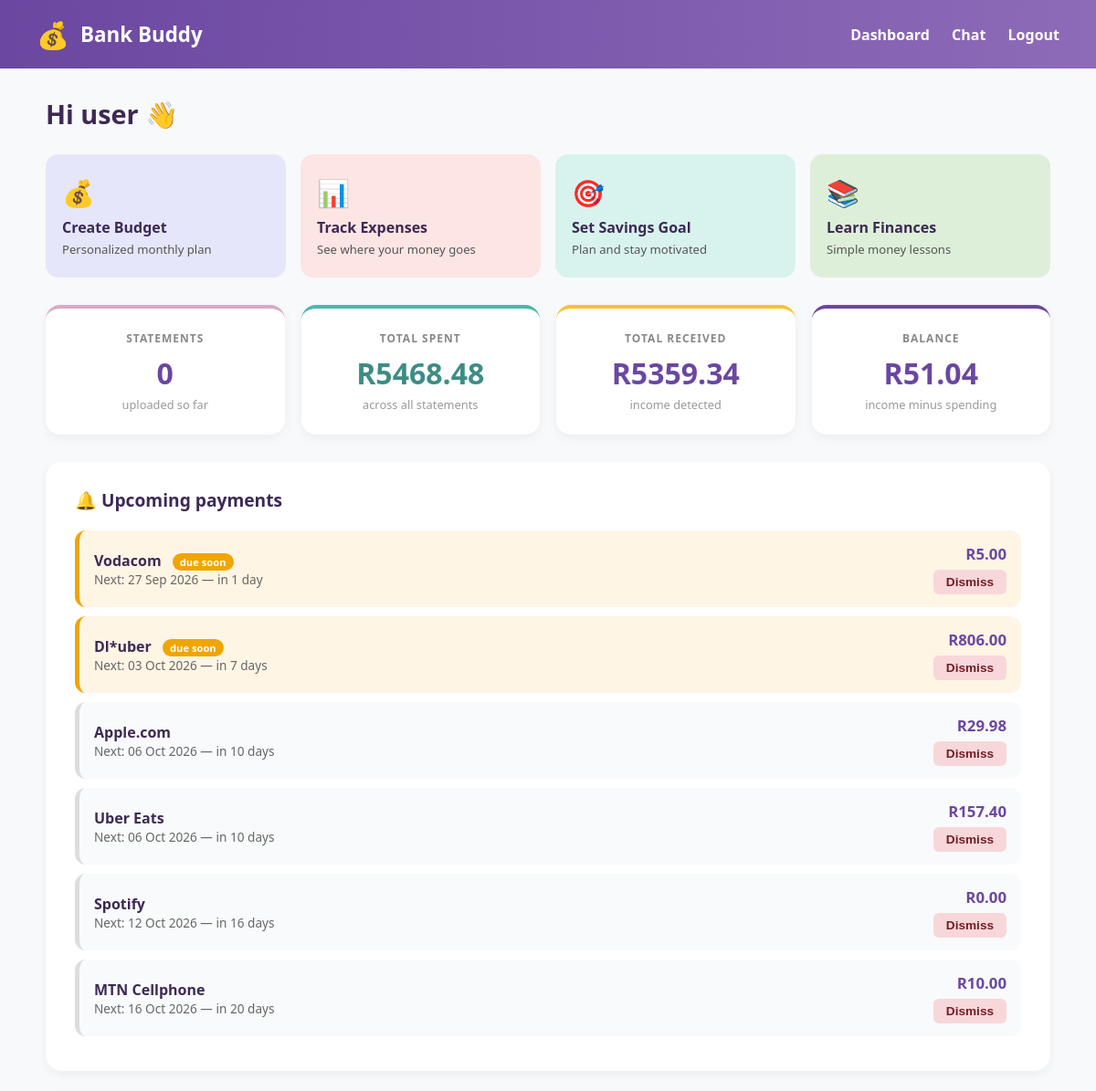
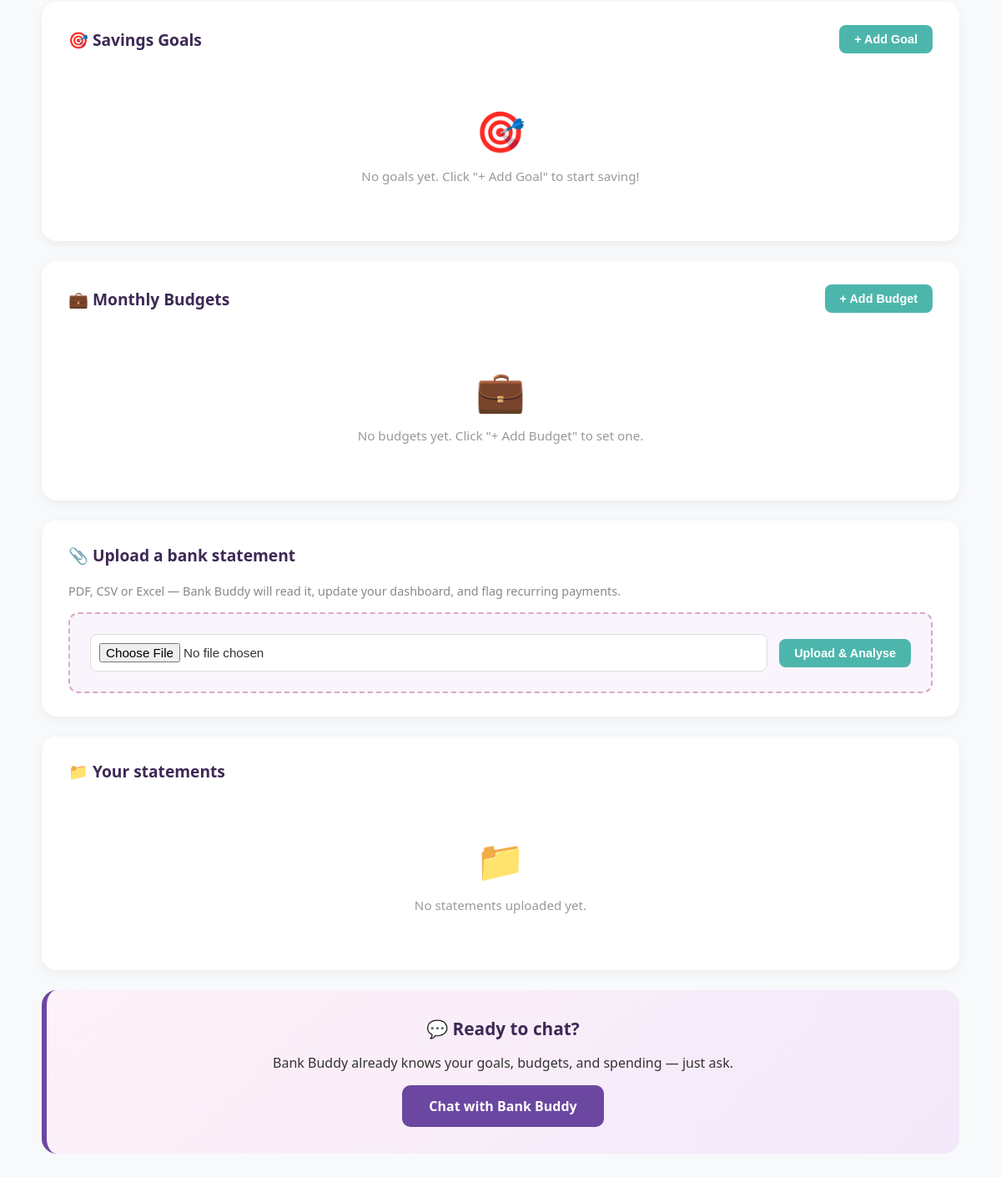
Page /agent (signed in) on the committed database (2 pictures, top to bottom).
### app/models.py (models this page shows, shortened)
class User(db.Model, UserMixin):
    id = db.Column(db.Integer, primary_key=True)
    username = db.Column(db.String(20), unique=True, nullable=False)
    email = db.Column(db.String(120), unique=True, nullable=False)
    password_hash = db.Column(db.String(255), nullable=False)
    accepted_terms = db.Column(db.Boolean, default=False, nullable=False)
    accepted_terms_at = db.Column(db.DateTime, nullable=True)
    data_consent = db.Column(db.Boolean, default=False, nullable=False)
    created_at = db.Column(db.DateTime, default=datetime.utcnow)
    documents = db.relationship('UserDocument', backref='owner', lazy=True, cascade="all, delete-orphan")
    goals = db.relationship('SavingsGoal', backref='owner', lazy=True, cascade="all, delete-orphan")
    budgets = db.relationship('Budget', backref='owner', lazy=True, cascade="all, delete-orphan")
    debit_orders = db.relationship('DebitOrder', backref='owner', lazy=True, cascade="all, delete-orphan")
    statement_summary = db.relationship('StatementSummary', backref='owner', uselist=False, cascade="all, delete-orphan")

class StatementSummary(db.Model):
    id = db.Column(db.Integer, primary_key=True)
    total_spent = db.Column(db.Float, default=0.0)
    total_received = db.Column(db.Float, default=0.0)
    balance = db.Column(db.Float, default=0.0)
    top_categories_json = db.Column(db.Text, default="[]")  # JSON string
    updated_at = db.Column(db.DateTime, default=datetime.utcnow, onupdate=datetime.utcnow)
    user_id = db.Column(db.Integer, db.ForeignKey('user.id'), nullable=False, unique=True)

class DebitOrder(db.Model):
    id = db.Column(db.Integer, primary_key=True)
    name = db.Column(db.String(120), nullable=False)
    amount = db.Column(db.Float, nullable=False)
    day_of_month = db.Column(db.Integer, nullable=True)  # day of month it recurs
    next_due = db.Column(db.Date, nullable=True)
    last_seen = db.Column(db.Date, nullable=True)
    user_id = db.Column(db.Integer, db.ForeignKey('user.id'), nullable=False)

### app/routes.py (the view)
@agent_bp.route("/agent", methods=['GET', 'POST'])
@login_required
def agent_dashboard():
    if 'conversation_history' not in session:
        session['conversation_history'] = []
    documents = UserDocument.query.filter_by(user_id=current_user.id).order_by(UserDocument.uploaded_at.desc()).all()
    goals = SavingsGoal.query.filter_by(user_id=current_user.id).order_by(SavingsGoal.created_at.desc()).all()
    budgets = Budget.query.filter_by(user_id=current_user.id).order_by(Budget.created_at.desc()).all()
    summary = StatementSummary.query.filter_by(user_id=current_user.id).first()
    debits = DebitOrder.query.filter_by(user_id=current_user.id).order_by(DebitOrder.next_due.asc()).all()
    today = date.today()
    debit_rows = []
    for d in debits:
        days_until = (d.next_due - today).days if d.next_due else None
        debit_rows.append({
            'id': d.id,
            'name': d.name,
            'amount': d.amount,
            'next_due': d.next_due,
            'days_until': days_until,
            'due_soon': days_until is not None and 0 <= days_until <= 7
        })
    return render_template(
        'agent_dashboard.html',
        documents=documents,
        goals=goals,
        budgets=budgets,
        summary=summary,
        debit_rows=debit_rows
    )

### app/models.py (called while the page is built)
@login_manager.user_loader
def load_user(user_id):
    return User.query.get(int(user_id))

### app/templates/agent_dashboard.html (shortened to what this page needs)
{% extends "base.html" %}
{% block content %}
<h2 class="greeting">Hi {{ current_user.username }} 👋</h2>
<div class="actions-grid">
  <button class="action-tab action-budget" data-preset="budget">
    <span class="action-icon">💰</span><span class="action-title">Create Budget</span>
    <span class="action-sub">Personalized monthly plan</span>
  </button>
  <button class="action-tab action-expenses" data-preset="expenses">
    <span class="action-icon">📊</span><span class="action-title">Track Expenses</span>
    <span class="action-sub">See where your money goes</span>
  </button>
  <button class="action-tab action-savings" data-preset="savings">
    <span class="action-icon">🎯</span><span class="action-title">Set Savings Goal</span>
    <span class="action-sub">Plan and stay motivated</span>
  </button>
  <button class="action-tab action-learn" data-preset="learn">
    <span class="action-icon">📚</span><span class="action-title">Learn Finances</span>
    <span class="action-sub">Simple money lessons</span>
  </button>
</div>
<div class="stats-grid">
  <div class="stat-box">
    <div class="stat-label">Statements</div>
    <div class="stat-value" id="stat-count">{{ documents|length }}</div>
    <div class="stat-sub">uploaded so far</div>
  </div>
  <div class="stat-box">
    <div class="stat-label">Total Spent</div>
    <div class="stat-value">R{{ '%.2f'|format(summary.total_spent) if summary else '0.00' }}</div>
    <div class="stat-sub">across all statements</div>
  </div>
  <div class="stat-box">
    <div class="stat-label">Total Received</div>
    <div class="stat-value">R{{ '%.2f'|format(summary.total_received) if summary else '0.00' }}</div>
    <div class="stat-sub">income detected</div>
  </div>
  <div class="stat-box">
    <div class="stat-label">Balance</div>
    <div class="stat-value">R{{ '%.2f'|format(summary.balance) if summary else '0.00' }}</div>
    <div class="stat-sub">income minus spending</div>
  </div>
</div>
{% if debit_rows %}
<div class="section-box">
  <div class="section-head"><h3>🔔 Upcoming payments</h3></div>
  {% for d in debit_rows %}
    <div class="debit-row {% if d.days_until is not none and d.days_until < 0 %}overdue{% elif d.due_soon %}due-soon{% endif %}">
      <div>
        <div class="debit-name">
          {{ d.name }}
          {% if d.due_soon %}<span class="debit-badge">due soon</span>{% endif %}
        </div>
        <div class="debit-meta">
          {% if d.next_due %}
            Next: {{ d.next_due.strftime('%d %b %Y') }}
            {% if d.days_until is not none %}
              — {% if d.days_until < 0 %}overdue by {{ -d.days_until }} day{{ 's' if d.days_until|abs != 1 }}
              {% elif d.days_until == 0 %}due today
              {% else %}in {{ d.days_until }} day{{ 's' if d.days_until != 1 }}
              {% endif %}
            {% endif %}
          {% endif %}
        </div>
      </div>
      <div style="text-align: right;">
        <div class="debit-amount">R{{ '%.2f'|format(d.amount) }}</div>
        <button class="doc-delete debit-dismiss" data-id="{{ d.id }}" style="margin-top: 6px;">Dismiss</button>
      </div>
    </div>
  {% endfor %}
</div>
{% endif %}
<div class="section-box">
  <div class="section-head">
    <h3>🎯 Savings Goals</h3>
    <button class="btn-teal" id="add-goal-btn">+ Add Goal</button>
  </div>
  <div id="goals-list">
    {% if goals %}
      {% for g in goals %}
        <div class="doc-item" id="goal-{{ g.id }}">
          <div class="doc-info">
            <strong>{{ g.name }}</strong>
            <span>Target: R{{ '%.2f'|format(g.target_amount) }}{% if g.target_date %} • by {{ g.target_date }}{% endif %}</span>
          </div>
          <button class="doc-delete goal-delete" data-id="{{ g.id }}">Delete</button>
        </div>
      {% endfor %}
    {% else %}
      <div class="empty-state"><span class="empty-icon">🎯</span><p>No goals yet. Click "+ Add Goal" to start saving!</p></div>
    {% endif %}
  </div>
</div>
<div class="section-box">
  <div class="section-head">
    <h3>💼 Monthly Budgets</h3>
    <button class="btn-teal" id="add-budget-btn">+ Add Budget</button>
  </div>
  <div id="budgets-list">
    {% if budgets %}
      {% for b in budgets %}
        <div class="doc-item" id="budget-{{ b.id }}">
          <div class="doc-info">
            <strong>{{ b.category }}</strong>
            <span>R{{ '%.2f'|format(b.monthly_limit) }} / month</span>
          </div>
          <button class="doc-delete budget-delete" data-id="{{ b.id }}">Delete</button>
        </div>
      {% endfor %}
    {% else %}
      <div class="empty-state"><span class="empty-icon">💼</span><p>No budgets yet. Click "+ Add Budget" to set one.</p></div>
    {% endif %}
  </div>
</div>
<div class="section-box">
  <div class="section-head"><h3>📎 Upload a bank statement</h3></div>
  <p style="color: #888; margin: 0 0 16px 0; font-size: .9rem;">PDF, CSV or Excel — Bank Buddy will read it, update your dashboard, and flag recurring payments.</p>
  <form id="upload-form" enctype="multipart/form-data">
    <div class="upload-area">
      <input type="file" id="statement-file" name="document" accept=".pdf,.csv,.xlsx,.xls,.txt">
      <button type="submit" class="btn-teal">Upload &amp; Analyse</button>
    </div>
  </form>
</div>
<div class="section-box">
  <div class="section-head"><h3>📁 Your statements</h3></div>
  <div id="statements-list">
    {% if documents %}
      {% for doc in documents %}
        <div class="doc-item" id="doc-{{ doc.id }}">
          <div class="doc-info">
            <strong>{{ doc.filename }}</strong>
            <span>{{ doc.uploaded_at.strftime('%Y-%m-%d %H:%M') }}</span>
          </div>
          <button class="doc-delete doc-delete-btn" data-id="{{ doc.id }}">Delete</button>
        </div>
      {% endfor %}
    {% else %}
      <div class="empty-state"><span class="empty-icon">📁</span><p>No statements uploaded yet.</p></div>
    {% endif %}
  </div>
</div>
<div class="chat-callout">
  <h3>💬 Ready to chat?</h3>
  <p>Bank Buddy already knows your goals, budgets, and spending — just ask.</p>
  <a href="{{ url_for('agent.agent_chat') }}" class="btn-purple">Chat with Bank Buddy</a>
</div>
{% endblock %}

### app/templates/base.html (shortened to what this page needs)
<!DOCTYPE html>
<html lang="en">
<head>
</head>
<body>
    <div class="header">
        <div class="brand">
            <span style="font-size:1.8rem;">💰</span>
            <h1>Bank Buddy</h1>
        </div>
        <div>
            {% if current_user.is_authenticated %}
                <a href="{{ url_for('agent.agent_dashboard') }}">Dashboard</a>
                <a href="{{ url_for('agent.agent_chat') }}">Chat</a>
                <a href="{{ url_for('auth.logout') }}">Logout</a>
            {% else %}
                <a href="{{ url_for('auth.login') }}">Login</a>
                <a href="{{ url_for('auth.register') }}">Register</a>
            {% endif %}
        </div>
    </div>
    <div class="container">
        {% block content %}{% endblock %}
    </div>
</body>
</html>

### app/templates/base.html (style rules this page uses)
body { font-family: 'Segoe UI', Tahoma, Geneva, Verdana, sans-serif; margin: 0; padding: 0; background-color: #F8F9FA; color: #333; }
.header { background: linear-gradient(90deg, #6b47a1, #8e6bb8); color: white; padding: 18px 40px; display: flex; justify-content: space-between; align-items: center; }
.header h1 { margin: 0; font-weight: 800; font-size: 1.4rem; }
.header .brand { display: flex; align-items: center; gap: 12px; }
.header a { color: white; text-decoration: none; margin-left: 20px; font-weight: 600; }
.container { max-width: 1100px; margin: 30px auto; padding: 0 20px; }

### app/templates/agent_dashboard.html (style rules this page uses)
.greeting { font-size: 1.8rem; font-weight: 800; color: #3d2955; margin: 0 0 25px 0; }
.actions-grid { display: grid; grid-template-columns: repeat(auto-fit, minmax(180px, 1fr)); gap: 16px; margin-bottom: 30px; }
.action-tab { border: none; border-radius: 14px; padding: 22px 18px; text-align: left; cursor: pointer; font-family: inherit; transition: transform .15s, box-shadow .15s; }
.action-icon { font-size: 1.8rem; display: block; margin-bottom: 8px; }
.action-title { font-weight: 800; color: #3d2955; font-size: 1rem; display: block; margin-bottom: 4px; }
.action-sub { font-size: .82rem; color: #555; }
.action-budget { background: #E6E6FA; }
.action-expenses { background: #FCE5E3; }
.action-savings { background: #D8F3EE; }
.action-learn { background: #DDEFD9; }
.stats-grid { display: grid; grid-template-columns: repeat(auto-fit, minmax(180px, 1fr)); gap: 18px; margin-bottom: 30px; }
.stat-box { background: white; border-radius: 16px; padding: 24px 18px; text-align: center; box-shadow: 0 4px 12px rgba(0,0,0,.05); border-top: 4px solid #d8a9c8; }
.stat-box:nth-child(2) { border-top-color: #4db6ac; }
.stat-box:nth-child(3) { border-top-color: #f9c22e; }
.stat-box:nth-child(4) { border-top-color: #6b47a1; }
.stat-label { text-transform: uppercase; letter-spacing: 1px; font-size: .75rem; color: #888; font-weight: 700; margin-bottom: 8px; }
.stat-value { font-size: 2rem; font-weight: 800; color: #6b47a1; margin-bottom: 4px; }
.stat-box:nth-child(2) .stat-value { color: #3d8d84; }
.stat-sub { font-size: .8rem; color: #999; }
.section-box { background: white; border-radius: 18px; padding: 28px 32px; margin-bottom: 24px; box-shadow: 0 4px 12px rgba(0,0,0,.05); }
.section-head { display: flex; justify-content: space-between; align-items: center; margin-bottom: 20px; }
.section-head h3 { font-size: 1.2rem; font-weight: 800; color: #3d2955; margin: 0; }
.btn-teal { background: #4db6ac; color: white; padding: 9px 18px; border-radius: 8px; border: none; font-weight: 700; font-size: .9rem; cursor: pointer; }
.empty-state { text-align: center; padding: 40px 20px; color: #999; }
.empty-state .empty-icon { font-size: 3rem; display: block; margin-bottom: 12px; }
.empty-state p { margin: 0; font-size: .95rem; }
.upload-area { border: 2px dashed #d8a9c8; border-radius: 12px; padding: 24px; background: #faf5fc; display: flex; align-items: center; gap: 14px; flex-wrap: wrap; }
.upload-area input[type="file"] { flex: 1; padding: 10px; border: 1px solid #ddd; border-radius: 8px; background: white; font-size: .95rem; }
.chat-callout { background: linear-gradient(135deg, #fdf2f8, #f3e8fa); border-left: 6px solid #6b47a1; border-radius: 18px; padding: 32px; text-align: center; margin-bottom: 24px; }
.chat-callout h3 { font-size: 1.3rem; font-weight: 800; color: #3d2955; margin: 0 0 8px 0; }
.btn-purple { background: #6b47a1; color: white; padding: 14px 32px; border-radius: 10px; font-weight: 700; font-size: 1rem; border: none; cursor: pointer; text-decoration: none; display: inline-block; }
.doc-delete { background: #f8d7da; color: #721c24; border: none; padding: 6px 14px; border-radius: 6px; cursor: pointer; font-size: .85rem; font-weight: 600; }
.debit-row { display: flex; justify-content: space-between; align-items: center; padding: 14px 16px; border-radius: 12px; margin-bottom: 10px; background: #f9fafb; border-left: 5px solid #ddd; }
.debit-row.due-soon { background: #fff5e5; border-left-color: #f0a500; }
.debit-name { font-weight: 700; color: #3d2955; }
.debit-meta { font-size: .85rem; color: #666; }
.debit-amount { font-weight: 800; color: #6b47a1; font-size: 1.05rem; }
.debit-badge { display: inline-block; background: #f0a500; color: white; padding: 2px 8px; border-radius: 10px; font-size: .7rem; font-weight: 700; margin-left: 8px; }

### rows in the picture
User: username "user"
StatementSummary: total_spent "5468.48", total_received "5359.34", balance "51.04"
DebitOrder: name "Vodacom", shows "due soon", next_due "27 Sep 2026", days_until "1", amount "5.00"
DebitOrder: name "Dl*uber", shows "due soon", next_due "03 Oct 2026", days_until "7", days_until "s", amount "806.00"
DebitOrder: name "Apple.com", next_due "06 Oct 2026", days_until "10", days_until "s", amount "29.98"
DebitOrder: name "Uber Eats", next_due "06 Oct 2026", days_until "10", days_until "s", amount "157.40"
DebitOrder: name "Spotify", next_due "12 Oct 2026", days_until "16", days_until "s", amount "0.00"
DebitOrder: name "MTN Cellphone", next_due "16 Oct 2026", days_until "20", days_until "s", amount "10.00"

### other values in the picture
{{ documents|length }} "0"
